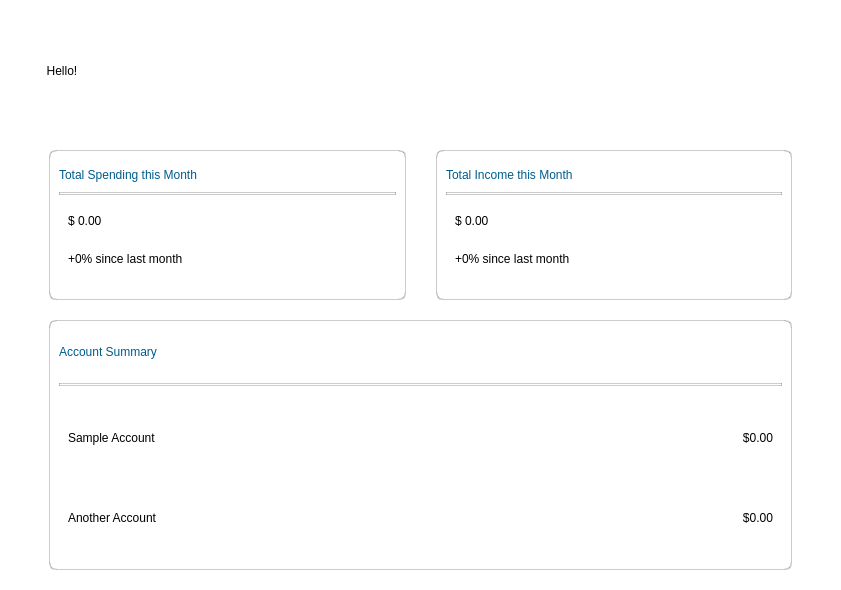
         <widget class="QWidget" name="dashboardPage">
          <property name="styleSheet">
           <string notr="true">background-color: rgb(255, 255, 255);
</string>
          </property>
          <layout class="QVBoxLayout" name="verticalLayout_5">
           <property name="spacing">
            <number>40</number>
           </property>
           <property name="leftMargin">
            <number>40</number>
           </property>
           <property name="topMargin">
            <number>40</number>
           </property>
           <property name="rightMargin">
            <number>40</number>
           </property>
           <item>
            <widget class="QLabel" name="label_welcomeMessage">
             <property name="minimumSize">
              <size>
               <width>761</width>
               <height>61</height>
              </size>
             </property>
             <property name="maximumSize">
              <size>
               <width>761</width>
               <height>61</height>
              </size>
             </property>
             <property name="styleSheet">
              <string notr="true">color: rgb(0, 0, 0); font: 25 42pt &quot;Open Sans&quot;;</string>
             </property>
             <property name="text">
              <string>  Hello!</string>
             </property>
            </widget>
           </item>
           <item>
            <widget class="QFrame" name="frame_dbdHolder">
             <property name="styleSheet">
              <string notr="true">QLabel {
color: rgb(0, 0, 0); font: 25 18pt &quot;Open Sans&quot;;
border: none;
}</string>
             </property>
             <property name="frameShape">
              <enum>QFrame::NoFrame</enum>
             </property>
             <property name="frameShadow">
              <enum>QFrame::Raised</enum>
             </property>
             <layout class="QGridLayout" name="gridLayout_3">
              <property name="horizontalSpacing">
               <number>30</number>
              </property>
              <property name="verticalSpacing">
               <number>20</number>
              </property>
              <item row="0" column="0">
               <widget class="QFrame" name="frame_dbd_spending">
                <property name="minimumSize">
                 <size>
                  <width>0</width>
                  <height>150</height>
                 </size>
                </property>
                <property name="styleSheet">
                 <string notr="true">QFrame {
border-style:groove; border-width: 1px; border-radius:7px; border-color: rgba(80,80,80,75);
}
QLabel {
border: none;
}</string>
                </property>
                <property name="frameShape">
                 <enum>QFrame::StyledPanel</enum>
                </property>
                <property name="frameShadow">
                 <enum>QFrame::Plain</enum>
                </property>
                <layout class="QVBoxLayout" name="verticalLayout_6">
                 <property name="spacing">
                  <number>0</number>
                 </property>
                 <property name="topMargin">
                  <number>6</number>
                 </property>
                 <property name="bottomMargin">
                  <number>6</number>
                 </property>
                 <item>
                  <widget class="QLabel" name="label_dbd_spending">
                   <property name="maximumSize">
                    <size>
                     <width>16777215</width>
                     <height>40</height>
                    </size>
                   </property>
                   <property name="styleSheet">
                    <string notr="true">color: #005B8C;</string>
                   </property>
                   <property name="text">
                    <string>Total Spending this Month</string>
                   </property>
                  </widget>
                 </item>
                 <item>
                  <widget class="Line" name="line">
                   <property name="styleSheet">
                    <string notr="true">border-color: rgba(80,80,80,75);</string>
                   </property>
                   <property name="frameShadow">
                    <enum>QFrame::Plain</enum>
                   </property>
                   <property name="lineWidth">
                    <number>5</number>
                   </property>
                   <property name="midLineWidth">
                    <number>5</number>
                   </property>
                   <property name="orientation">
                    <enum>Qt::Horizontal</enum>
                   </property>
                  </widget>
                 </item>
                 <item>
                  <spacer name="verticalSpacer_4">
                   <property name="orientation">
                    <enum>Qt::Vertical</enum>
                   </property>
                   <property name="sizeType">
                    <enum>QSizePolicy::Fixed</enum>
                   </property>
                   <property name="sizeHint" stdset="0">
                    <size>
                     <width>20</width>
                     <height>10</height>
                    </size>
                   </property>
                  </spacer>
                 </item>
                 <item>
                  <widget class="QWidget" name="frame_dbd_pendingHolder" native="true">
                   <property name="styleSheet">
                    <string notr="true"/>
                   </property>
                   <layout class="QGridLayout" name="gridLayout_7">
                    <item row="1" column="0">
                     <widget class="QLabel" name="label_dbd_spendingPercentage">
                      <property name="styleSheet">
                       <string notr="true">font: 25 16pt &quot;Open Sans&quot;;</string>
                      </property>
                      <property name="text">
                       <string>+0% since last month</string>
                      </property>
                     </widget>
                    </item>
                    <item row="0" column="0">
                     <widget class="QLabel" name="label_dbd_spendingAmt">
                      <property name="styleSheet">
                       <string notr="true">font: 25 16pt &quot;Open Sans&quot;;</string>
                      </property>
                      <property name="text">
                       <string>$ 0.00</string>
                      </property>
                     </widget>
                    </item>
                    <item row="1" column="1">
                     <widget class="QLabel" name="icon_dbd_spendingTrend">
                      <property name="minimumSize">
                       <size>
                        <width>50</width>
                        <height>50</height>
                       </size>
                      </property>
                      <property name="maximumSize">
                       <size>
                        <width>50</width>
                        <height>50</height>
                       </size>
                      </property>
                      <property name="text">
                       <string/>
                      </property>
                      <property name="pixmap">
                       <pixmap>assets/increasingRed.png</pixmap>
                      </property>
                      <property name="scaledContents">
                       <bool>true</bool>
                      </property>
                     </widget>
                    </item>
                   </layout>
                  </widget>
                 </item>
                </layout>
               </widget>
              </item>
              <item row="0" column="1">
               <widget class="QFrame" name="frame_dbd_income">
                <property name="styleSheet">
                 <string notr="true">QFrame {
border-style:groove; border-width: 1px; border-radius:7px; border-color: rgba(80,80,80,75);
}
QLabel {
border: none;
}</string>
                </property>
                <property name="frameShape">
                 <enum>QFrame::StyledPanel</enum>
                </property>
                <property name="frameShadow">
                 <enum>QFrame::Plain</enum>
                </property>
                <property name="lineWidth">
                 <number>1</number>
                </property>
                <property name="midLineWidth">
                 <number>0</number>
                </property>
                <layout class="QVBoxLayout" name="verticalLayout_7">
                 <property name="spacing">
                  <number>0</number>
                 </property>
                 <property name="topMargin">
                  <number>6</number>
                 </property>
                 <property name="bottomMargin">
                  <number>6</number>
                 </property>
                 <item>
                  <widget class="QLabel" name="label_dbd_income">
                   <property name="maximumSize">
                    <size>
                     <width>16777215</width>
                     <height>40</height>
                    </size>
                   </property>
                   <property name="styleSheet">
                    <string notr="true">color: #005B8C;</string>
                   </property>
                   <property name="text">
                    <string>Total Income this Month</string>
                   </property>
                  </widget>
                 </item>
                 <item>
                  <widget class="Line" name="line_2">
                   <property name="styleSheet">
                    <string notr="true">border-color: rgba(80,80,80,75);</string>
                   </property>
                   <property name="frameShadow">
                    <enum>QFrame::Plain</enum>
                   </property>
                   <property name="lineWidth">
                    <number>5</number>
                   </property>
                   <property name="midLineWidth">
                    <number>5</number>
                   </property>
                   <property name="orientation">
                    <enum>Qt::Horizontal</enum>
                   </property>
                  </widget>
                 </item>
                 <item>
                  <spacer name="verticalSpacer_5">
                   <property name="orientation">
                    <enum>Qt::Vertical</enum>
                   </property>
                   <property name="sizeType">
                    <enum>QSizePolicy::Maximum</enum>
                   </property>
                   <property name="sizeHint" stdset="0">
                    <size>
                     <width>20</width>
                     <height>10</height>
                    </size>
                   </property>
                  </spacer>
                 </item>
                 <item>
                  <widget class="QWidget" name="frame_dbd_incomeHolder" native="true">
                   <layout class="QGridLayout" name="gridLayout_8">
                    <item row="0" column="0">
                     <widget class="QLabel" name="label_dbd_incomeAmt">
                      <property name="styleSheet">
                       <string notr="true">font: 25 16pt &quot;Open Sans&quot;;</string>
                      </property>
                      <property name="text">
                       <string>$ 0.00</string>
                      </property>
                     </widget>
                    </item>
                    <item row="1" column="0">
                     <widget class="QLabel" name="label_dbd_incomePercentage">
                      <property name="styleSheet">
                       <string notr="true">font: 25 16pt &quot;Open Sans&quot;;</string>
                      </property>
                      <property name="text">
                       <string>+0% since last month</string>
                      </property>
                     </widget>
                    </item>
                    <item row="1" column="1">
                     <widget class="QLabel" name="icon_db_incomeTrend">
                      <property name="minimumSize">
                       <size>
                        <width>50</width>
                        <height>50</height>
                       </size>
                      </property>
                      <property name="maximumSize">
                       <size>
                        <width>50</width>
                        <height>50</height>
                       </size>
                      </property>
                      <property name="text">
                       <string/>
                      </property>
                      <property name="pixmap">
                       <pixmap>assets/increasingGreen.png</pixmap>
                      </property>
                      <property name="scaledContents">
                       <bool>true</bool>
                      </property>
                     </widget>
                    </item>
                   </layout>
                  </widget>
                 </item>
                </layout>
               </widget>
              </item>
              <item row="1" column="0" rowspan="2" colspan="2">
               <widget class="QFrame" name="frame_dbd_summary">
                <property name="minimumSize">
                 <size>
                  <width>0</width>
                  <height>250</height>
                 </size>
                </property>
                <property name="styleSheet">
                 <string notr="true">QFrame {
border-style:groove; border-width: 1px; border-radius:7px; border-color: rgba(80,80,80,75);
}
QLabel {
border: none;
}</string>
                </property>
                <property name="frameShape">
                 <enum>QFrame::StyledPanel</enum>
                </property>
                <property name="frameShadow">
                 <enum>QFrame::Raised</enum>
                </property>
                <layout class="QGridLayout" name="gridLayout_4">
                 <property name="topMargin">
                  <number>6</number>
                 </property>
                 <property name="bottomMargin">
                  <number>6</number>
                 </property>
                 <item row="1" column="0">
                  <widget class="QLabel" name="label_dbd_acctSummary">
                   <property name="maximumSize">
                    <size>
                     <width>16777215</width>
                     <height>50</height>
                    </size>
                   </property>
                   <property name="styleSheet">
                    <string notr="true">font: 25 22pt &quot;Open Sans&quot;;
color: #005B8C;</string>
                   </property>
                   <property name="text">
                    <string>Account Summary</string>
                   </property>
                  </widget>
                 </item>
                 <item row="2" column="0">
                  <widget class="Line" name="line_3">
                   <property name="styleSheet">
                    <string notr="true">border-color: rgba(80,80,80,75);</string>
                   </property>
                   <property name="orientation">
                    <enum>Qt::Horizontal</enum>
                   </property>
                  </widget>
                 </item>
                 <item row="3" column="0">
                  <widget class="QWidget" name="frame_acctSummary_holder" native="true">
                   <property name="minimumSize">
                    <size>
                     <width>685</width>
                     <height>159</height>
                    </size>
                   </property>
                   <property name="styleSheet">
                    <string notr="true">border: none</string>
                   </property>
                   <layout class="QGridLayout" name="gridLayout_5">
                    <item row="0" column="0">
                     <widget class="QLabel" name="label_dbd_firstAccount">
                      <property name="text">
                       <string>Sample Account</string>
                      </property>
                     </widget>
                    </item>
                    <item row="0" column="1">
                     <widget class="QLabel" name="label_dbd_firstAcctAmt">
                      <property name="maximumSize">
                       <size>
                        <width>100</width>
                        <height>16777215</height>
                       </size>
                      </property>
                      <property name="text">
                       <string>$0.00</string>
                      </property>
                      <property name="alignment">
                       <set>Qt::AlignRight|Qt::AlignTrailing|Qt::AlignVCenter</set>
                      </property>
                     </widget>
                    </item>
                    <item row="1" column="0">
                     <widget class="QLabel" name="label_dbd_secondAccount">
                      <property name="text">
                       <string>Another Account</string>
                      </property>
                     </widget>
                    </item>
                    <item row="1" column="1">
                     <widget class="QLabel" name="label_dbd_secondAcctAmt">
                      <property name="maximumSize">
                       <size>
                        <width>100</width>
                        <height>16777215</height>
                       </size>
                      </property>
                      <property name="text">
                       <string>$0.00</string>
                      </property>
                      <property name="alignment">
                       <set>Qt::AlignRight|Qt::AlignTrailing|Qt::AlignVCenter</set>
                      </property>
                     </widget>
                    </item>
                   </layout>
                  </widget>
                 </item>
                </layout>
               </widget>
              </item>
             </layout>
            </widget>
           </item>
          </layout>
         </widget>
